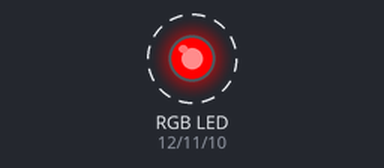
Bench run of a sketch on a simulated Arduino Uno, built with avr-gcc and run on an emulated ATmega328P. On the bench: an RGB LED mixed from three pins (HIGH = lit). Dashed ring = blinking.

Above: at 0.2 s.
Timing chart, 0 to 3.0 s (numbered marks = the images above):
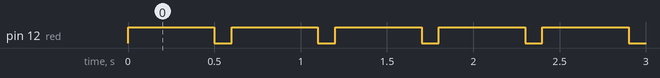

The sketch:

rgbLED.ino
```cpp
// 3색 LED의 각 핀을 9, 10, 11번으로 설정합니다.(빨강 = 9, 초록 = 10, 파랑 = 11)
int red = 12;
int green = 11;
int blue = 10;

// 실행시 가장 먼저 호출되는 함수이며, 최초 1회만 실행됩니다.
// 변수를 선언하거나 초기화를 위한 코드를 포함합니다.
void setup() {
	// 3색 LED의 각 핀을 OUTPUT으로 설정합니다.
	pinMode(red, OUTPUT);
	pinMode(green, OUTPUT);
	pinMode(blue, OUTPUT);
}

// setup() 함수가 호출된 이후, loop() 함수가 호출되며,
// 블록 안의 코드를 무한히 반복 실행됩니다.
void loop() {
	// 3색 LED의 빨간색 LED가 켜지도록 합니다.
	digitalWrite(red, HIGH);
	// 0.5초 동안 대기합니다.
	delay(500);
	// 3색 LED의 빨간색 LED가 꺼지도록 합니다.
	digitalWrite(red, LOW);
	// 0.5초 동안 대기합니다.
	delay(100);

	// // 3색 LED의 초록색 LED가 켜지도록 합니다.
	// digitalWrite(green, HIGH);
	// // 0.5초 동안 대기합니다.
	// delay(500);
	// // 3색 LED의 초록색 LED가 꺼지도록 합니다.
	// digitalWrite(green, LOW);
	// // 0.5초 동안 대기합니다.
	// delay(500);

	// // 3색 LED의 파란색 LED가 켜지도록 합니다.
	// digitalWrite(blue, HIGH);
	// // 0.5초 동안 대기합니다.
	// delay(500);
	// // 3색 LED의 파란색 LED가 꺼지도록 합니다.
	// digitalWrite(blue, LOW);
	// // 0.5초 동안 대기합니다.
	// delay(500);
}
```

Measured:
- by itself, pin 12 (red): alternates HIGH for 0.50 s and LOW for 0.10 s
